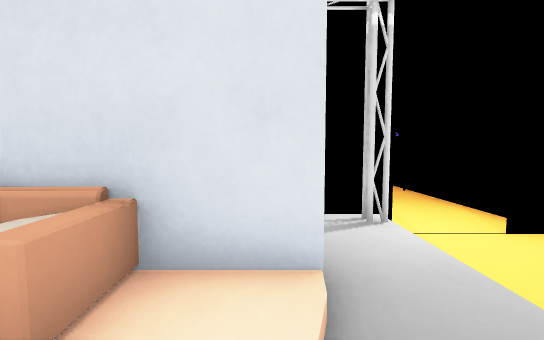
view 1 (above)

18 first-person views from a walk through a 3-D level made in the Godot game engine. The camera is 1.2 m above the floor, tilts 4° down and sees 90° across. The floor is counted in squares, 1 m on a side. Each view is taken from the middle of a square. On the plan, view 1 faces up. The plan holds only what a view shows up to about 13 squares ahead; the rest is blank. The place goes on beyond the plan. Characters and animated objects are left out. Door leaves are left out where a doorway can be walked through. Surface patterns are stand-ins for the level's own textures.

view 2
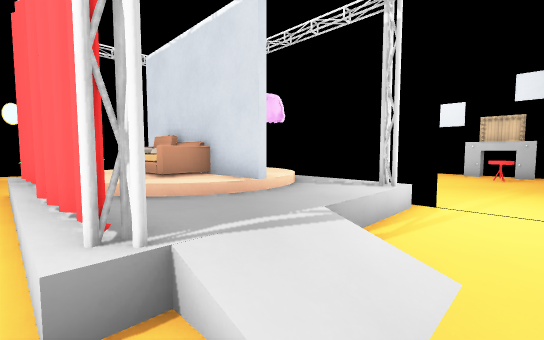

view 3
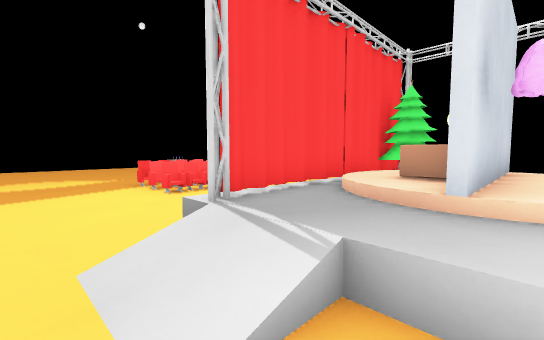

view 4
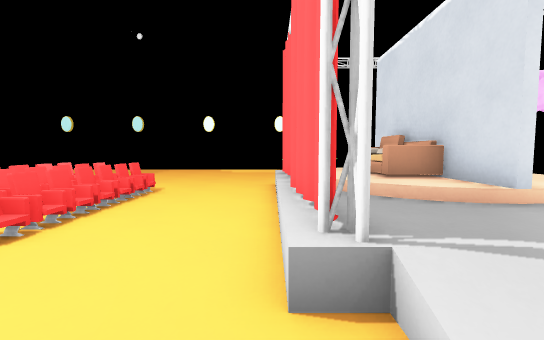

view 5
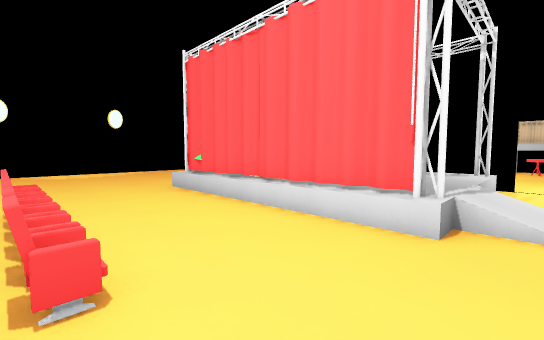

view 6
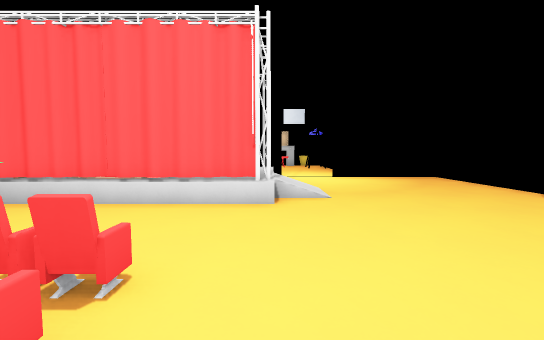

view 7
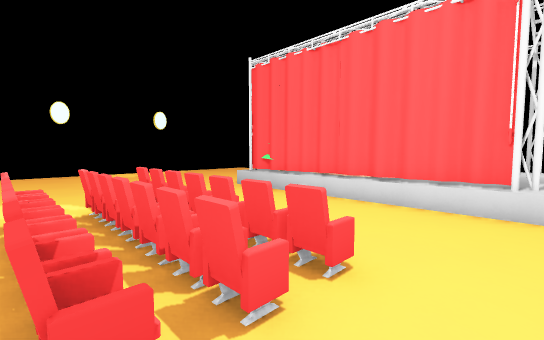

view 8
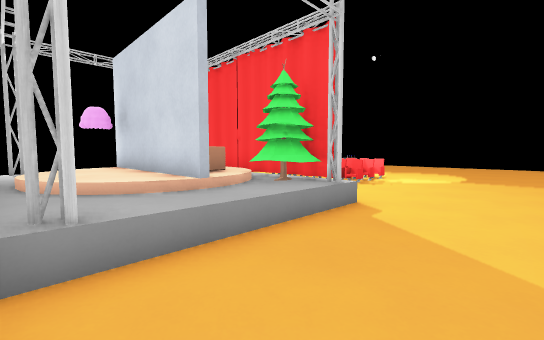

view 9
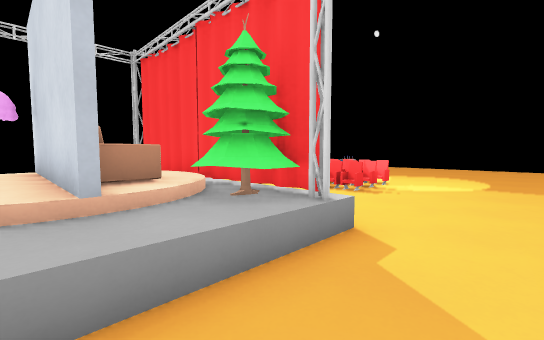

view 10
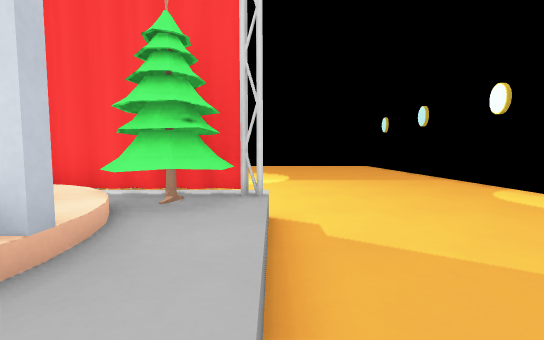

view 11
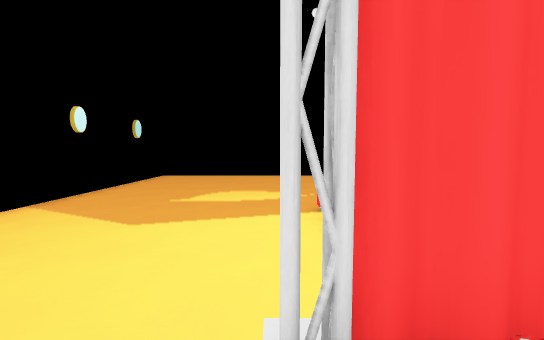

view 12
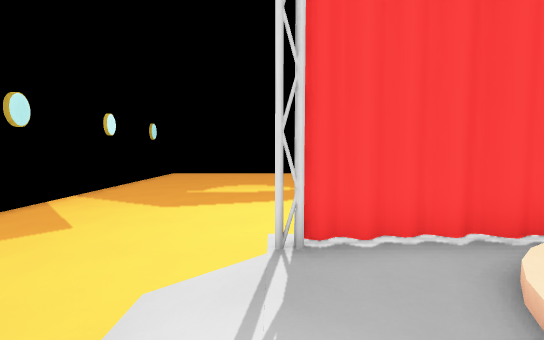

view 13
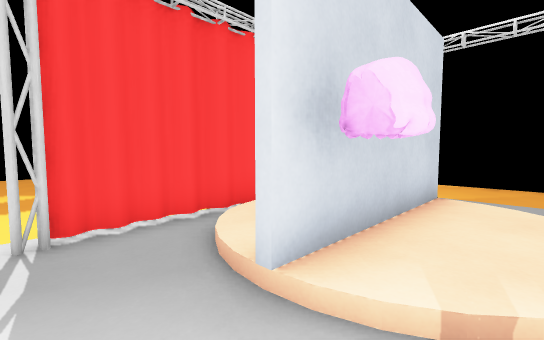

view 14
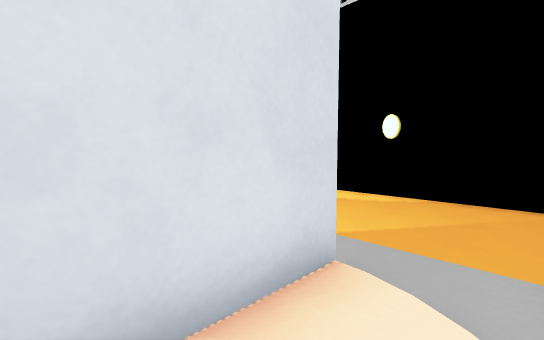

view 15
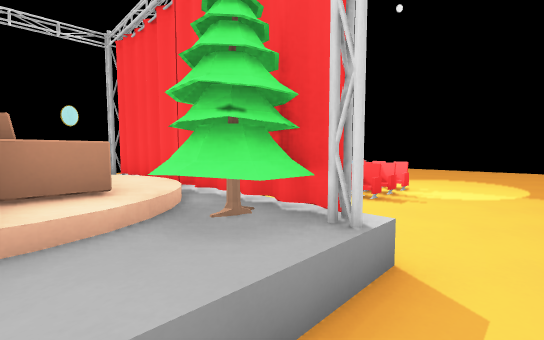

view 16
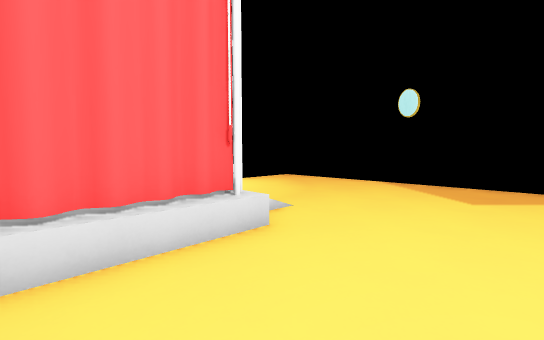

view 17
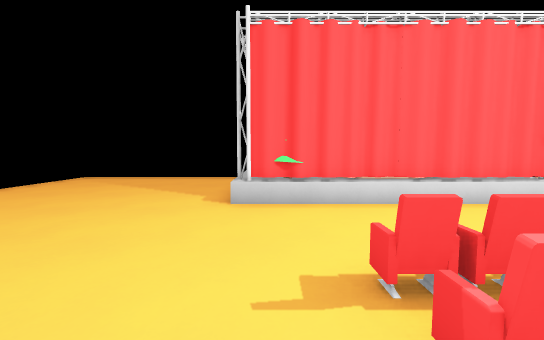

view 18
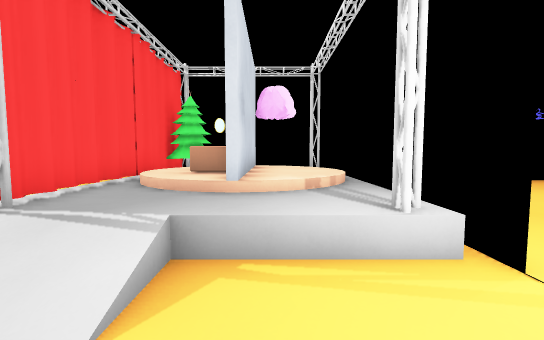

### Floor plan
Key: @ floor where view 1 was taken; # wall or solid block; . main floor; : floor 0.5 m higher than the main floor; + floor 0.75 m higher than the main floor; / step, stairs or slope; D open door; = window, fence, low wall or low ledge; S sofa; T table; L stool; O other object.
Columns run from 14 left of view 1 to 9 right of it. Each row starts with its distance up from view 1.
 16                 ##
 15                 TTT
 14                ....
 13                ..L.
 12                ....
 11                ....
 10                .....
  9                 ....
  8                 ....
  7                .....
  6         #      ..DD.#
  5  .......##   ####DDD#...
  4  .......///+++///.......
  3  .......//++++O:/.......
  2  ......./:#####://......
  1  ......./==S+//::/......
  0 #......./####/@#//......
 -1  .......//######/.......
 -2  .......................
 -3  .......................
 -4  .......................
 -5  .........OOOOO.........
 -6  .........OOOOO.........
 -7  .........OOOOO.........
 -8  ...........  ..........
 -9  ...........  ..........
-10      .......  ..........
-11      .......  ..........
-12      .......   .........
-13      ......    ....
-14       ....       ..
-15       ...

Positions as (right, up) in squares from view 1, and headings:
1: (0, 0), facing up
2: (4, -1), facing up-left
3: (4, 3), facing down-left
4: (4, -1), facing left
5: (3, -5), facing up-left
6: (2, -7), facing up
7: (2, -7), facing up-left
8: (-9, 5), facing down-right
9: (-8, 3), facing down-right
10: (-6, 4), facing down
11: (2, 1), facing down
12: (2, 3), facing down
13: (2, 4), facing down-left
14: (-2, 4), facing down-left
15: (-7, 2), facing down-right
16: (-1, -4), facing up-right
17: (-5, -7), facing up
18: (5, 3), facing left
